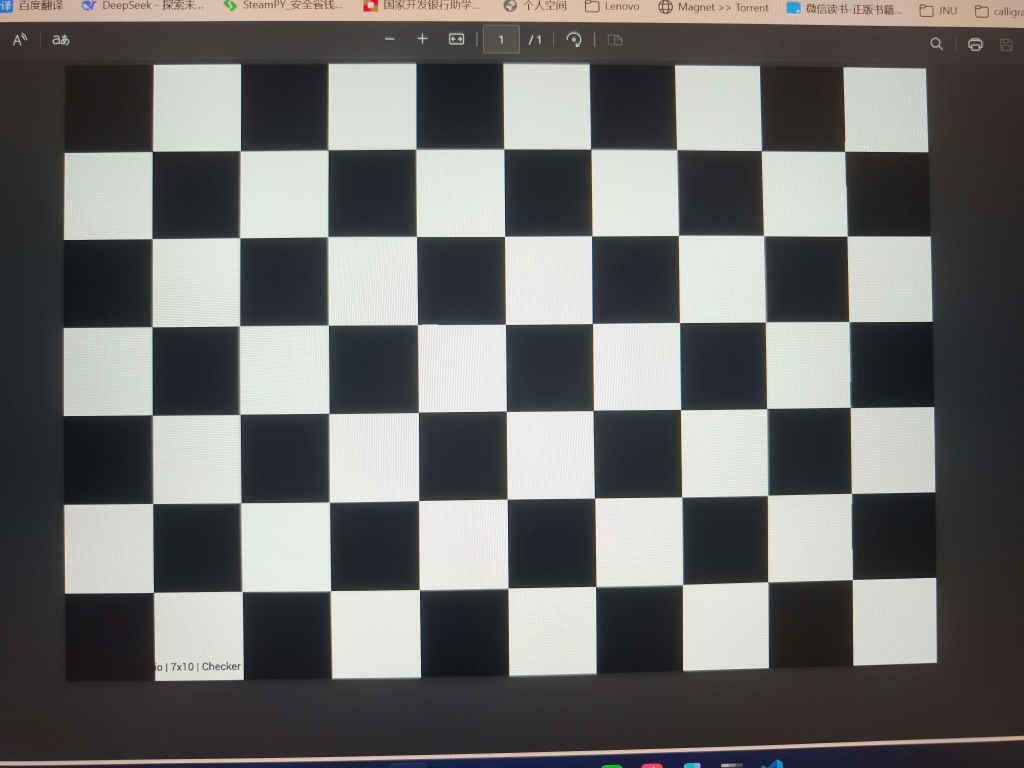
#> input picture lab12/calibration_images/IMG_20260626_134445.jpg, 4096 x 3072 px (shown at 1/4 size); its folder holds only this picture in this run
$ python main.py
#> lines starting #> are read from the running program, lines starting #| are printed output that depends on the picture; long printed decimals are rounded
import cv2
import numpy as np
import glob
import os

# ==================== 参数配置 ====================
# 棋盘格内角点数 (列数, 行数) —— 10×7 方格的棋盘格对应内角点为 9×6
CHESSBOARD_SIZE = (9, 6)

# 棋盘格方格的边长（单位：毫米）—— 必须用尺子测量屏幕上方格的实际边长
SQUARE_SIZE = 25.0   # 例如 25.0 mm

# 图片文件夹
IMAGE_FOLDER = 'calibration_images'
OUTPUT_FOLDER = 'output'
os.makedirs(OUTPUT_FOLDER, exist_ok=True)

# ================================================

# 准备三维世界坐标点 (z=0平面)
objp = np.zeros((CHESSBOARD_SIZE[0] * CHESSBOARD_SIZE[1], 3), np.float32)
objp[:, :2] = np.mgrid[0:CHESSBOARD_SIZE[0], 0:CHESSBOARD_SIZE[1]].T.reshape(-1, 2)
objp *= SQUARE_SIZE

# 存储所有图像的目标点和图像点
obj_points = []   # 3D 点
img_points = []   # 2D 点

# 读取图片
images = glob.glob(os.path.join(IMAGE_FOLDER, '*.jpg')) + \
         glob.glob(os.path.join(IMAGE_FOLDER, '*.png')) + \
         glob.glob(os.path.join(IMAGE_FOLDER, '*.jpeg'))

if len(images) == 0:
    print(f"错误：在 '{IMAGE_FOLDER}' 文件夹中未找到任何图片。")
    exit()

print(f"找到 {len(images)} 张图片，开始检测角点...")

success_count = 0
for idx, fname in enumerate(images):
    img = cv2.imread(fname)
#> img is the input picture: shape (3072, 4096, 3); mean B, G, R 108.5, 109.7, 109.5
    if img is None:
        print(f"  ⚠️  无法读取 {os.path.basename(fname)}，跳过")
        continue

    gray = cv2.cvtColor(img, cv2.COLOR_BGR2GRAY)
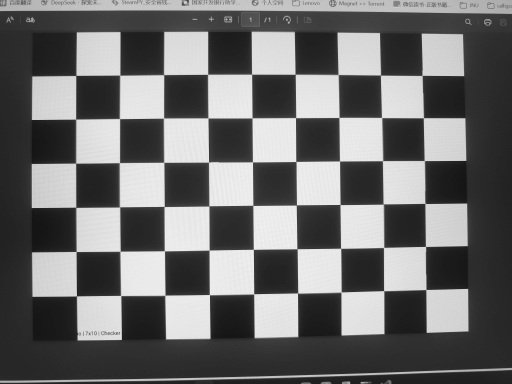
#> gray: shape (3072, 4096) (shown at 1/8 size); min 0, max 255, mean 109.5

    # 先尝试使用 cv2.findChessboardCornersSB (更鲁棒)
    ret, corners = cv2.findChessboardCornersSB(gray, CHESSBOARD_SIZE, None)
#> ret = True; corners = 54 rows, first 8: [3410.8, 2319.9], [3073, 2329.2], [2731.8, 2339.9], [2384.2, 2348], [2033.3, 2354.5], [1678.4, 2360.9], [1323.1, 2365], [969.2, 2367.4]
    if not ret:
        # 回退到普通方法
        ret, corners = cv2.findChessboardCorners(gray, CHESSBOARD_SIZE, None)

    if ret:
        # 亚像素精度优化
        criteria = (cv2.TERM_CRITERIA_EPS + cv2.TERM_CRITERIA_MAX_ITER, 30, 0.001)
        corners = cv2.cornerSubPix(gray, corners, (11, 11), (-1, -1), criteria)
#> corners = 54 rows, first 8: [3410.3, 2319.6], [3072.2, 2328.4], [2731, 2338.6], [2384.4, 2346.6], [2033.7, 2353.2], [1679.3, 2359.6], [1324.6, 2363.6], [970.6, 2366.6]

        obj_points.append(objp)
        img_points.append(corners)
        success_count += 1

        # 绘制角点并保存
        cv2.drawChessboardCorners(img, CHESSBOARD_SIZE, corners, ret)
        out_path = os.path.join(OUTPUT_FOLDER, f'corners_{success_count:02d}.jpg')
        cv2.imwrite(out_path, img)
        print(f"  ✅ 成功：{os.path.basename(fname)}")
    else:
        print(f"  ❌ 失败：{os.path.basename(fname)} - 未检测到角点")

print(f"\n成功检测角点的图片数: {success_count}/{len(images)}")

if success_count < 10:
    print("⚠️  警告：有效图片少于 10 张，标定结果可能不可靠，建议至少 15 张。")
if success_count == 0:
    print("没有成功检测到任何角点，程序终止。请检查：")
    print("1. 棋盘格是否为 10×7 黑白方格 (内角点 9×6)？")
    print("2. 图片是否清晰、完整、无反光？")
    exit()

# 相机标定
print("\n开始相机标定...")
ret, mtx, dist, rvecs, tvecs = cv2.calibrateCamera(obj_points, img_points, gray.shape[::-1], None, None)
#> ret = 0.814; mtx = [[1235.3, 0, 2031.9], [0, 1234.8, 1512.5], [0, 0, 1]]; dist = [[0.0218, -0.0302, -0.000188, -0.000115, 0.00923]]; rvecs = ([-0.0198, 0.0104, 3.13],); tvecs = ([100.1, 58.64, 89.26],)

print("\n========== 标定结果 ==========")
print(f"重投影误差 (RMS): {ret:.4f}")
#| 重投影误差 (RMS): 0.8139
print("\n内参矩阵 K:")
print(mtx)
#| [[1.23526970e+03 0.00000000e+00 2.03191443e+03]
#|  [0.00000000e+00 1.23484039e+03 1.51249968e+03]
#|  [0.00000000e+00 0.00000000e+00 1.00000000e+00]]
print("\n畸变参数 D = [k1, k2, p1, p2, k3]:")
print(dist)
#| [[ 0.02183 -0.0302 -0.0001882 -0.0001154  0.009229]]

# 计算平均重投影误差（可选）
mean_error = 0
for i in range(len(obj_points)):
    imgpoints2, _ = cv2.projectPoints(obj_points[i], rvecs[i], tvecs[i], mtx, dist)
    error = cv2.norm(img_points[i], imgpoints2, cv2.NORM_L2) / len(imgpoints2)
    mean_error += error
#> this loop made 1 pass
#> (error, mean_error) on pass 1: (0.111, 0.111)
#> after the loop, mean_error = 0.111
mean_error /= len(obj_points)
print(f"\n平均重投影误差: {mean_error:.4f} 像素")
#| 平均重投影误差: 0.1108 像素

# 去畸变对比 (对第一张成功图片处理)
first_img_path = images[0]
sample_img = cv2.imread(first_img_path)
if sample_img is not None:
    h, w = sample_img.shape[:2]
    newcameramtx, roi = cv2.getOptimalNewCameraMatrix(mtx, dist, (w, h), 1, (w, h))
#> newcameramtx = [[1257.3, 0, 2034.6], [0, 1228.8, 1511.4], [0, 0, 1]]; roi = (320, 261, 3417, 2508)
    dst = cv2.undistort(sample_img, mtx, dist, None, newcameramtx)
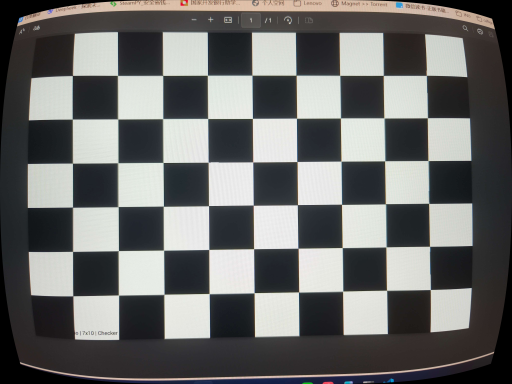
#> dst: shape (3072, 4096, 3) (shown at 1/8 size); mean B, G, R 106.7, 107.7, 107.2

    # 解决尺寸不一致：将去畸变图缩放到与原图相同尺寸（不裁剪）
    dst_resized = cv2.resize(dst, (w, h))
    comparison = np.hstack((sample_img, dst_resized))
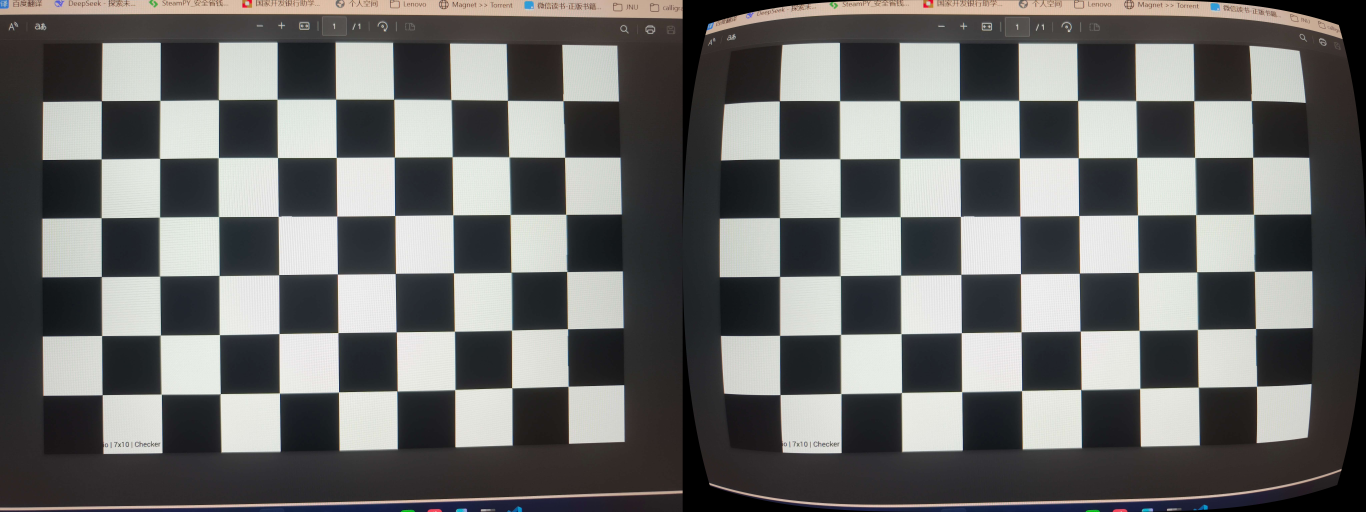
#> comparison: shape (3072, 8192, 3) (shown at 1/6 size); mean B, G, R 107.6, 108.7, 108.4

    out_compare = os.path.join(OUTPUT_FOLDER, 'undistort_comparison.jpg')
    cv2.imwrite(out_compare, comparison)
    print(f"\n去畸变对比图已保存至：{out_compare}")
else:
    print("无法读取第一张图片进行去畸变对比。")

print("\n所有步骤完成！结果图片保存在 'output' 文件夹。")

$ run again, on lab12/calibration_images/IMG_20260626_134507.jpg
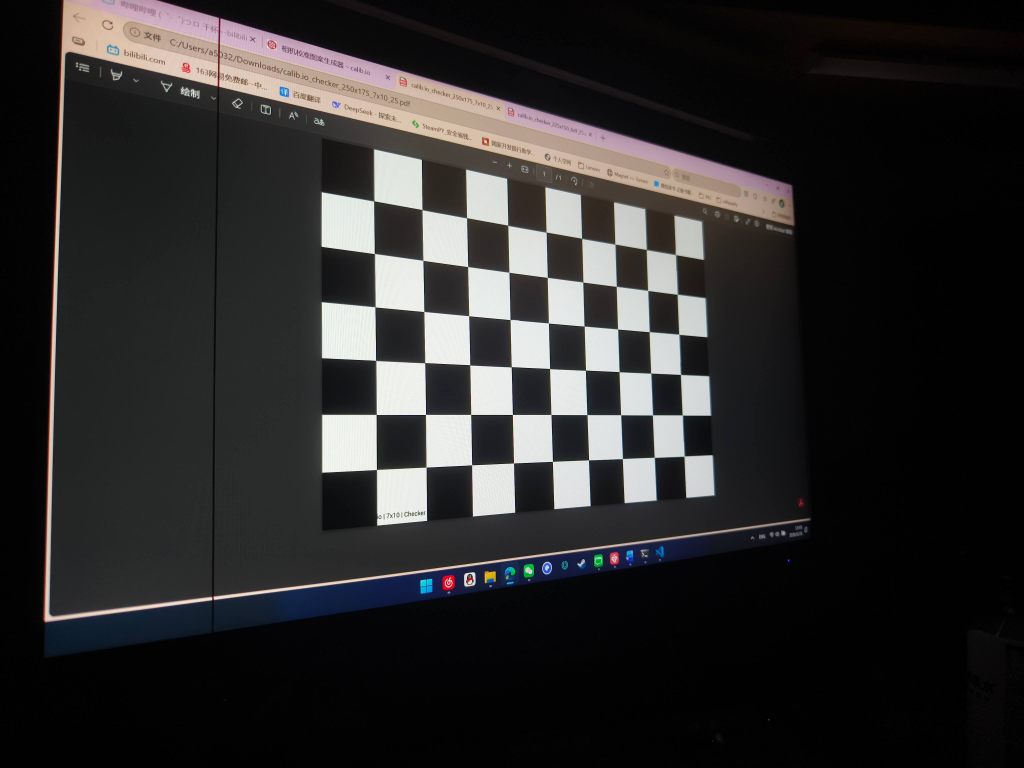
#> input picture lab12/calibration_images/IMG_20260626_134507.jpg, 4096 x 3072 px (shown at 1/4 size)
#> img is the input picture: shape (3072, 4096, 3); mean B, G, R 43.4, 43.6, 44.6
#> `gray = cv2.cvtColor(img, cv2.COLOR_BGR2GRAY)`:
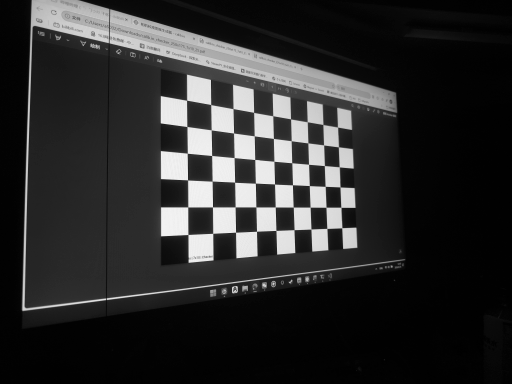
#> gray: shape (3072, 4096) (shown at 1/8 size); min 0, max 255, mean 43.8
#> `ret, corners = cv2.findChessboardCornersSB(gray, CHESSBOARD_SIZE, None)`: ret = True; corners = 54 rows, first 8: [2738.1, 1825.8], [2618.6, 1830.7], [2491.1, 1835.7], [2355.7, 1841.1], [2211.2, 1846.8], [2055.7, 1853.4], [1888.1, 1860.9], [1705.6, 1869.7]
#> `corners = cv2.cornerSubPix(gray, corners, (11, 11), (-1, -1), criteria)`: corners = 54 rows, first 8: [2737.4, 1825.7], [2618, 1830.4], [2490.7, 1835.6], [2355.6, 1840.9], [2211.4, 1846.7], [2055.6, 1853.5], [1888.3, 1861.2], [1706.1, 1869.7]
#> `ret, mtx, dist, rvecs, tvecs = cv2.calibrateCamera(obj_points, img_poi..`: ret = 0.316; mtx = [[2949.5, 0, 2047.6], [0, 2900.7, 1517.2], [0, 0, 1]]; dist = [[0.327, -3.14, -0.00207, 0.000407, 10.15]]; rvecs = ([0.941, -0.138, -2.99],); tvecs = ([103.5, 47.11, 447.5],)
#| 重投影误差 (RMS): 0.3157
#| [[2.94948449e+03 0.00000000e+00 2.04755984e+03]
#|  [0.00000000e+00 2.90068488e+03 1.51723156e+03]
#|  [0.00000000e+00 0.00000000e+00 1.00000000e+00]]
#| [[ 3.27178962e-01 -3.13605112e+00 -2.06514256e-03  4.07200501e-04
#|    1.01509299e+01]]
#> the loop `for i in range(len(obj_points)):` made 1 pass
#> (error, mean_error) on pass 1: (0.043, 0.043)
#> after the loop `for i in range(len(obj_points)):`: mean_error = 0.043
#| 平均重投影误差: 0.0430 像素
#> newcameramtx = [[4310.9, 0, 2047.3], [0, 3040.9, 1518.7], [0, 0, 1]]; roi = (1261, 1083, 1572, 864)
#> `comparison = np.hstack((sample_img, dst_resized))`:
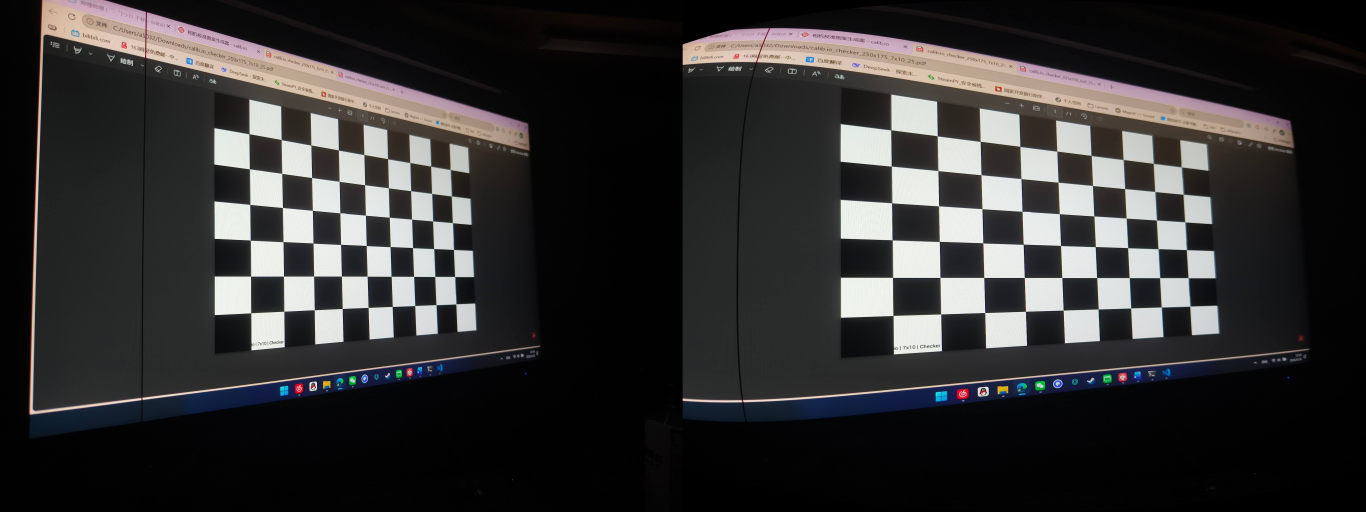
#> comparison: shape (3072, 8192, 3) (shown at 1/6 size); mean B, G, R 49.5, 49.6, 50.6

$ run again, on lab12/calibration_images/IMG_20260626_134509.jpg
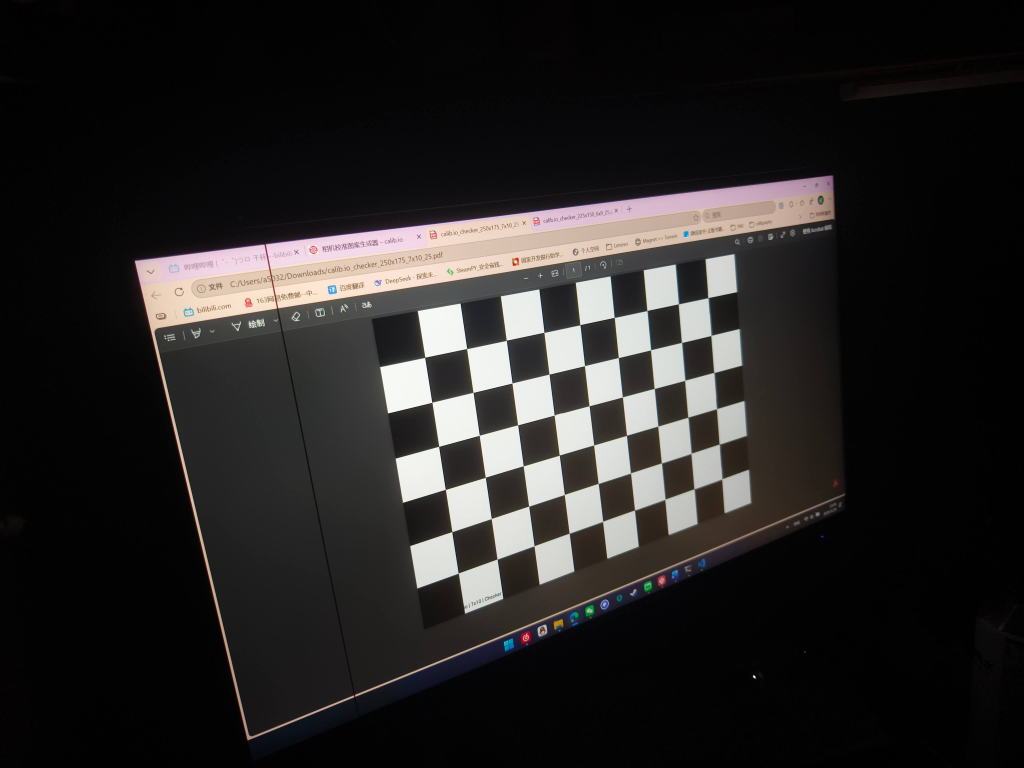
#> input picture lab12/calibration_images/IMG_20260626_134509.jpg, 4096 x 3072 px (shown at 1/4 size)
#> img is the input picture: shape (3072, 4096, 3); mean B, G, R 36.5, 37.3, 39.1
#> `gray = cv2.cvtColor(img, cv2.COLOR_BGR2GRAY)`:
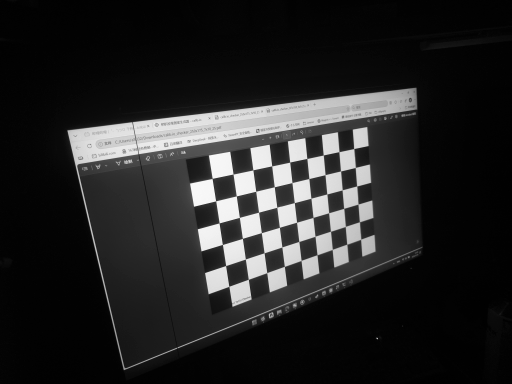
#> gray: shape (3072, 4096) (shown at 1/8 size); min 0, max 255, mean 37.7
#> `ret, corners = cv2.findChessboardCornersSB(gray, CHESSBOARD_SIZE, None)`: ret = True; corners = 54 rows, first 8: [2889.2, 1917.2], [2777.9, 1957.1], [2661.3, 1998.7], [2539.5, 2041.8], [2412, 2086.9], [2278, 2134.6], [2137.5, 2184.7], [1989.7, 2238]
#> `corners = cv2.cornerSubPix(gray, corners, (11, 11), (-1, -1), criteria)`: corners = 54 rows, first 8: [2888.2, 1916.7], [2776.9, 1956.5], [2660.7, 1998.2], [2539, 2041.2], [2412, 2086.4], [2278.1, 2134], [2137.7, 2184.3], [1989.9, 2237.4]
#> `ret, mtx, dist, rvecs, tvecs = cv2.calibrateCamera(obj_points, img_poi..`: ret = 0.249; mtx = [[2590.4, 0, 1922], [0, 2605.8, 1489.4], [0, 0, 1]]; dist = [[0.178, -0.828, -0.00104, -0.0021, 1.08]]; rvecs = ([-0.625, -0.221, 2.89],); tvecs = ([166.9, 73.37, 451.3],)
#| 重投影误差 (RMS): 0.2487
#| [[2.59039401e+03 0.00000000e+00 1.92197220e+03]
#|  [0.00000000e+00 2.60575136e+03 1.48940014e+03]
#|  [0.00000000e+00 0.00000000e+00 1.00000000e+00]]
#| [[ 1.77608235e-01 -8.28233396e-01 -1.03711294e-03 -2.09807828e-03
#|    1.08434280e+00]]
#> the loop `for i in range(len(obj_points)):` made 1 pass
#> (error, mean_error) on pass 1: (0.0338, 0.0338)
#> after the loop `for i in range(len(obj_points)):`: mean_error = 0.0338
#| 平均重投影误差: 0.0338 像素
#> newcameramtx = [[2696.1, 0, 1949.7], [0, 2623.1, 1487], [0, 0, 1]]; roi = (312, 442, 3120, 2088)
#> `comparison = np.hstack((sample_img, dst_resized))`:
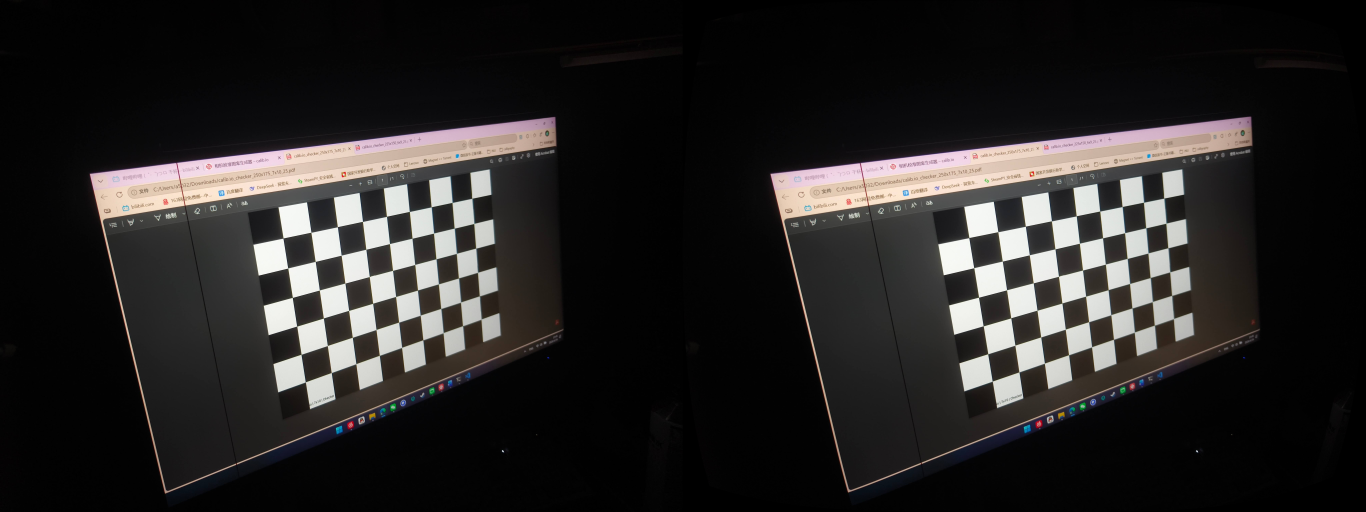
#> comparison: shape (3072, 8192, 3) (shown at 1/6 size); mean B, G, R 36.9, 37.7, 39.6
